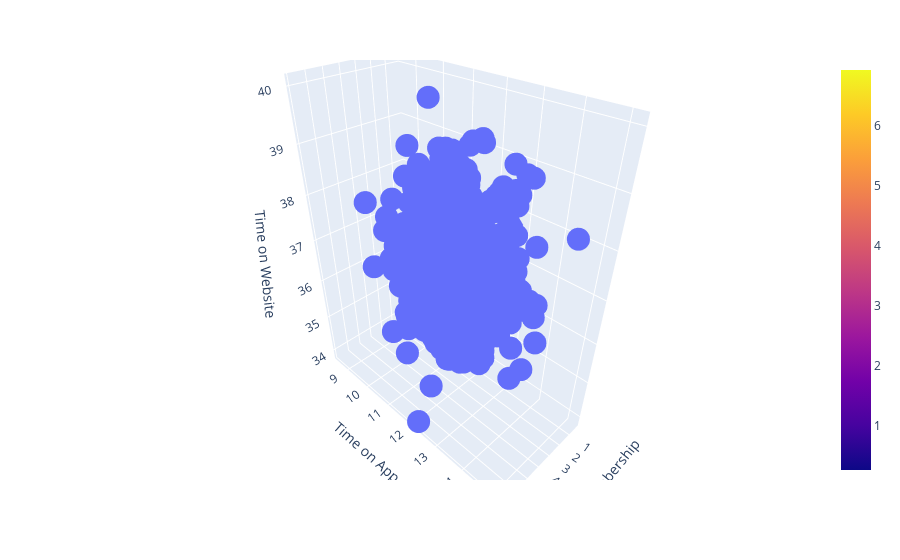

Notebook code for this chart:
### Code cell
fig = px.scatter_3d(data, x='Length of Membership', y='Time on App', z='Time on Website')
fig.add_trace(go.Surface(x = x, y = y, z =z ))
fig.show()

### Figure 1 — Plotly figure (JSON) as saved in the notebook; plotly's stock layout.template omitted (floating-point values rounded to 4 significant figures; data arrays with more than 128 entries replaced by an {"elided": "..."} marker saying what was removed)
{"data": [{"hovertemplate": "Length of Membership=%{x}<br>Time on App=%{y}<br>Time on Website=%{z}<extra></extra>", "legendgroup": "", "marker": {"color": "#636efa", "symbol": "circle"}, "mode": "markers", "name": "", "scene": "scene", "showlegend": false, "type": "scatter3d", "x": {"elided": "500 float values"}, "y": {"elided": "500 float values"}, "z": {"elided": "500 float values"}}, {"type": "surface", "x": {"elided": "500 float values"}, "y": {"elided": "500 float values"}, "z": {"elided": "500 float values"}}], "layout": {"legend": {"tracegroupgap": 0}, "margin": {"t": 60}, "scene": {"domain": {"x": [0, 1], "y": [0, 1]}, "xaxis": {"title": {"text": "Length of Membership"}}, "yaxis": {"title": {"text": "Time on App"}}, "zaxis": {"title": {"text": "Time on Website"}}}}}
